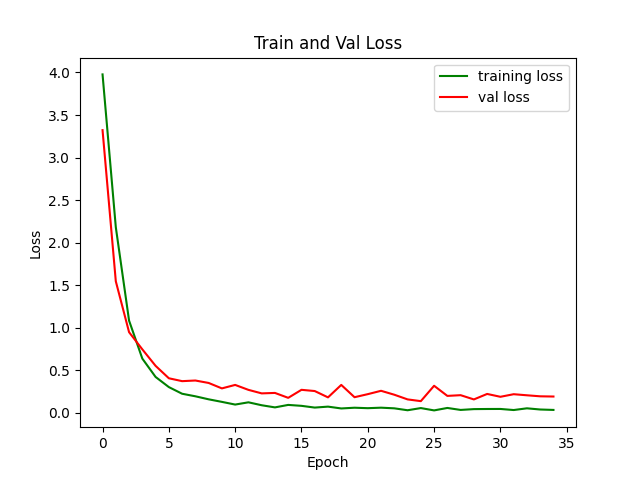

Here is the Python script that generated this plot:
import os
import torch
from torch import nn
import torch.nn.functional as F
from torchvision.datasets import MNIST
from torch.utils.data import DataLoader, random_split
from torchvision import transforms
import pytorch_lightning as pl
from model.SimpleNet import SimpleNet
from model.Linear import Linear
from data.data_process import TrainSet
from pytorch_lightning.metrics.functional import accuracy
from loss.CELoss import ce_loss
from pytorch_lightning.callbacks import ModelCheckpoint, EarlyStopping
import matplotlib.pyplot as plt

total_imgs = 11554
train_imgs = int(11554 * 0.9)
test_imgs  = total_imgs - train_imgs
class TrainNet(pl.LightningModule):

    def __init__(self, in_channels=1, num_classes=68):
        super().__init__()
        self.model = SimpleNet(in_channels, num_classes)
        #self.model = Linear(in_channels, num_classes)
        self.loss = ce_loss
        self.train_loss = []
        self.val_loss = []
        self.val_acc = []

    def forward(self, x):
        return self.model(x)

    def training_step(self, batch, batch_idx):
        # training_step defined the train loop. It is independent of forward
        x, y = batch
        y_hat = self.forward(x)
        loss = self.loss(y_hat, y)
        self.log('train_loss', loss)

        return loss

    def training_epoch_end(self, outputs):
        #print('training epoch end', outputs)
        step_loss = []
        for val in outputs:
            step_loss.append(val['loss'].item())
        self.train_loss.append(sum(step_loss)/len(step_loss))


    def validation_step(self, batch, batch_idx):
        x, y = batch
        logits = self.forward(x)
        loss = self.loss(logits, y)
        preds = torch.argmax(logits, dim=1)
        acc = accuracy(preds, y)

        # Calling self.log will surface up scalars for you in TensorBoard
        self.log('val_loss', loss, prog_bar=True)
        self.log('val_acc', acc, prog_bar=True)
        return loss, acc

    def validation_epoch_end(self, outputs):
        #print('valid epoch end', outputs)
        val_loss = []
        acc_loss = []
        for val in outputs:
            val_loss.append(val[0].item())
            acc_loss.append(val[1].item())

        self.val_loss.append(sum(val_loss) / len(val_loss))
        self.val_acc.append(100 * sum(acc_loss) / len(acc_loss))

    def test_step(self, batch, batch_idx):
        x, y = batch
        logits = self.forward(x)
        loss = self.loss(logits, y)
        preds = torch.argmax(logits, dim=1)
        acc = accuracy(preds, y)

        self.log('test_loss', loss, prog_bar=True)
        self.log('test_acc', acc, prog_bar=True)
        return loss

    def configure_optimizers(self):
        optimizer = torch.optim.Adam(self.parameters(), lr=1e-3)
        return optimizer

    def setup(self, stage=None):

        # Assign train/val datasets for use in dataloaders
        if stage == 'fit' or stage is None:
            trainset = TrainSet(train_imgs, train=True)
            self.faceimg_train, self.faceimg_val = random_split(trainset, [train_imgs - test_imgs, test_imgs])

        # Assign test dataset for use in dataloader(s)
        if stage == 'test' or stage is None:
            self.faceimg_test = TrainSet(test_imgs, train=False)

    def train_dataloader(self):
        return DataLoader(self.faceimg_train, batch_size=32, num_workers=8)

    def val_dataloader(self):
        return DataLoader(self.faceimg_val, batch_size=32, num_workers=8)

    def test_dataloader(self):
        return DataLoader(self.faceimg_test, batch_size=1)

def train():
    max_epochs = 35
    checkpoint_callback = ModelCheckpoint(monitor='val_acc',
                                          save_top_k=1,
                                          mode='max',
                                          verbose=True,
                                          dirpath=os.path.join(os.getcwd(), 'checkpoint'),
                                          filename='face--{epoch:02d}-{val_loss:.2f}-{val_acc:.2f}')

    #early_stopping = EarlyStopping('val_loss', min_delta=0.001, patience=4, verbose=True, mode='min')

    model = TrainNet(1)
    trainer = pl.Trainer(gpus=-1,
                         max_epochs=max_epochs,
                         weights_summary='full',
                         progress_bar_refresh_rate=20,
                         callbacks=[checkpoint_callback])
    trainer.fit(model)

    x_axis = range(max_epochs)
    plt.title("Train and Val Loss")
    plt.plot(x_axis, model.train_loss, color='green', label='training loss')
    plt.plot(x_axis, model.val_loss[1:], color='red', label='val loss')
    plt.legend()
    plt.xlabel("Epoch")
    plt.ylabel('Loss')
    plt.show()
    plt.title("Val Accuracy")
    plt.plot(x_axis, model.val_acc[1:], color='blue', label='val acc')
    plt.xlabel("Epoch")
    plt.ylabel('Acc')
    plt.show()
    trainer.test()

if __name__ == "__main__":
    train()
